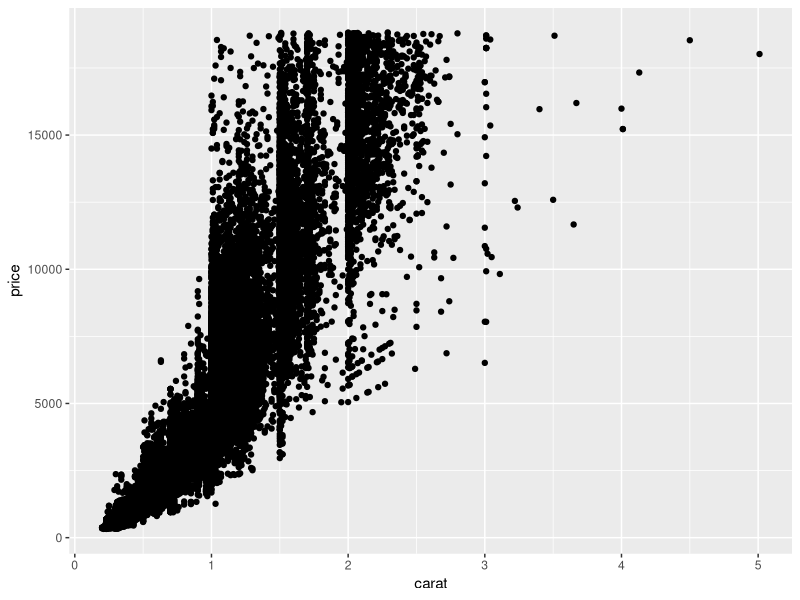
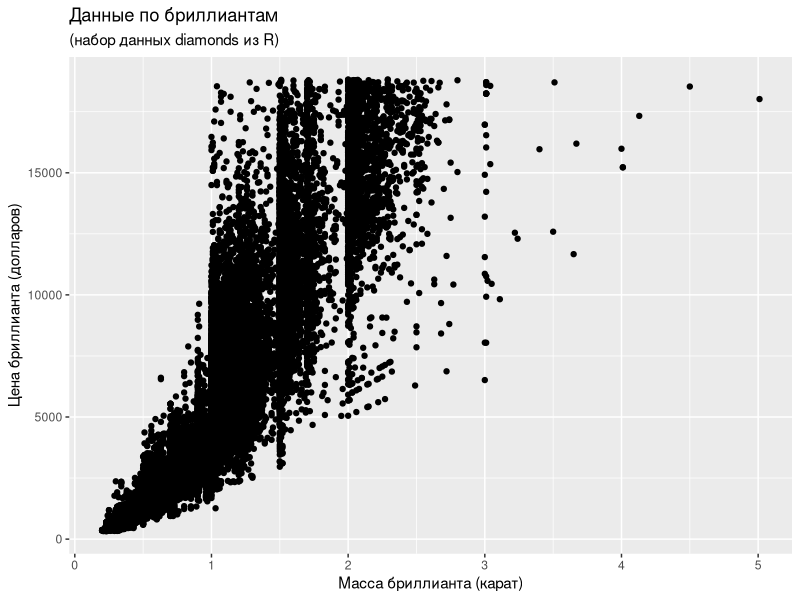

R code for these plots, in order: (Note: this script raises an error after producing the figures.)
# if you see krakozyabry on windows then File - Reopen with encoding - UTF8 :)

library(rio) # импорт-экспорт данных
library(tidyverse) # манипуляции с данными
library(skimr) # описательные статистики

# возьмём встроенный набор данных
glimpse(diamonds) # кратко о наборе данных
skim(diamonds) # описательные статистики
head(diamonds) # голова набора данных
tail(diamonds) # хвостик набор данных
View(diamonds) # прочитать любимому коту каждое наблюдение. На забудьте закрыть крестиком набор данных!
help(diamonds) # по встроенным функциям и наборам данных есть документация

qplot(data = diamonds, x = carat, y = price) # без осей — это незачётный график
qplot(data = diamonds, x = carat, y = price) +
  labs(title = "Данные по бриллиантам",
       subtitle = "(набор данных diamonds из R)",
       x = "Масса бриллианта (карат)",
       y = "Цена бриллианта (долларов)")

cos("sdfs", ) # красный крестик = ошибка
z=1 # синий ! английская королева HMQ рядом не сядет чай пить — исполняемый код с плохой стилистикой
# жёлтый треугольник — корректность кода зависит от наличия переменной carat в таблице diamonds

qplot(data = diamonds, x = carat) +
  labs(title = "Данные по бриллиантам",
       subtitle = "(набор данных diamonds из R)",
       x = "Масса бриллианта (карат)",
       y = "Количество бриллиантов")


getwd() # узнаём текущую рабочую папку
# устанавливаем рабочую папку
setwd("~/Downloads/")
# на винде что-то типа
# setwd("C:/Users/")
# используйте Tab

# экспортируем в желаемый формат
export(diamonds, "diamonds.xlsx")
export(diamonds, "diamonds.csv")

# импортируем
d = import("diamonds.xlsx")

# сравним d и diamonds
glimpse(d)
glimpse(diamonds)
# произошла потеря типа переменной
# например, cut была категориальной упорядоченной, а стало просто текстовой


# извлечём из таблицы отдельную переменную 
diamonds$cut

# описательные статистики по группа. Два варианта записи одной и той же команды:
group_by(diamonds, color) %>% skim()
skim(group_by(diamonds, color))

# классическая запись функций от Эйлера-Клеро:
cos(sin(sqrt(9)))
# прямой порядок записи функций
9 %>% sqrt() %>% sin() %>% cos()
